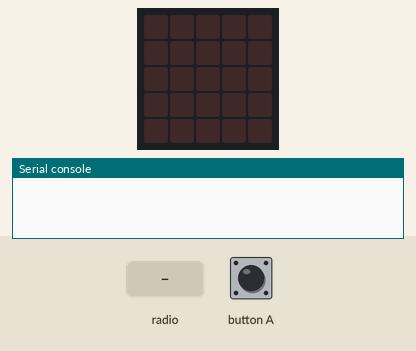
Recording of a program running on a simulated BBC micro:bit (MakeCode). On the bench: the board's 5×5 LED display, the last lines printed to the serial console. The inputs (shaded band) are chosen by the test bench. No radio messages arrive unless stated (any console line starting 'radio sent:' is added by the test bench).

Above: at 1.2 s.
1.3 s: button A pressed for 0.15 s
At 1.65 s:
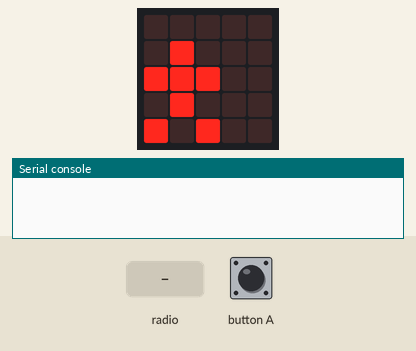
At 2.05 s:
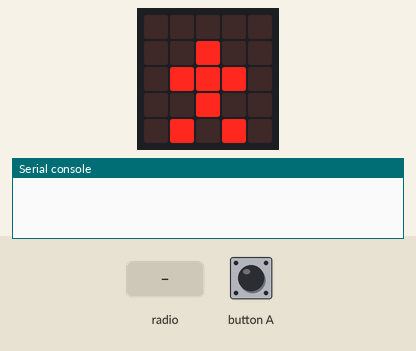
4.4 s: radio message "5" arrives
At 7.8 s:
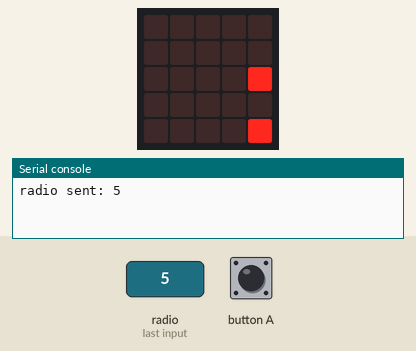
Timing chart, 0 to 9.3 s (numbered marks = the images above; inputs shaded):
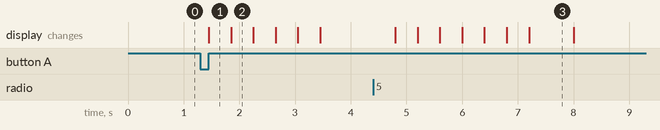

The program:

main.ts
```typescript
radio.onReceivedNumber(function (receivedNumber) {
    basic.showLeds(`
        . . . . .
        . . . . .
        . . . . .
        . . . . .
        . . . . .
        `)
    basic.showLeds(`
        . . . . .
        . . . . .
        # . . . .
        . . . . .
        # . . . .
        `)
    basic.showLeds(`
        . . . . .
        # . . . .
        # # . . .
        # . . . .
        . # . . .
        `)
    basic.showLeds(`
        . . . . .
        . # . . .
        # # # . .
        . # . . .
        # . # . .
        `)
    basic.showLeds(`
        . . . . .
        . . # . .
        . # # # .
        . . # . .
        . # . # .
        `)
    basic.showLeds(`
        . . . . .
        . . . # .
        . . # # #
        . . . # .
        . . # . #
        `)
    basic.showLeds(`
        . . . . .
        . . . . #
        . . . # #
        . . . . #
        . . . # .
        `)
    basic.showLeds(`
        . . . . .
        . . . . .
        . . . . #
        . . . . .
        . . . . #
        `)
    basic.showLeds(`
        . . . . .
        . . . . .
        . . . . #
        . . . . .
        . . . . #
        `)
    basic.showLeds(`
        . . . . .
        . . . . .
        . . . . .
        . . . . .
        . . . . .
        `)
})
input.onButtonPressed(Button.A, function () {
    basic.showLeds(`
        . . . . .
        . # . . .
        # # # . .
        . # . . .
        # . # . .
        `)
    basic.showLeds(`
        . . . . .
        . . # . .
        . # # # .
        . . # . .
        . # . # .
        `)
    basic.showLeds(`
        . . . . .
        . . . # .
        . . # # #
        . . . # .
        . . # . #
        `)
    basic.showLeds(`
        . . . . .
        . . . . #
        . . . # #
        . . . . #
        . . . # .
        `)
    basic.showLeds(`
        . . . . .
        . . . . .
        . . . . #
        . . . . .
        . . . . #
        `)
    basic.showLeds(`
        . . . . .
        . . . . .
        . . . . .
        . . . . .
        . . . . .
        `)
    radio.sendNumber(5)
})
radio.setGroup(1)
```

test.ts
```typescript
// les proves van aquí; això no es compilarà quan aquest paquet s'usi com a extensió.
```

Measured:
- after the input at 1.3 s, the display: changes after 0.15 s (image 1)
- after the input at 4.4 s, the display: first changes after 0.40 s (image 3 shows a later state)
- what the display in image 1 shows lasts 0.4 s, from 1.5 s to 1.9 s
- what the display in image 3 shows lasts 0.8 s, from 7.2 s to 8.0 s
